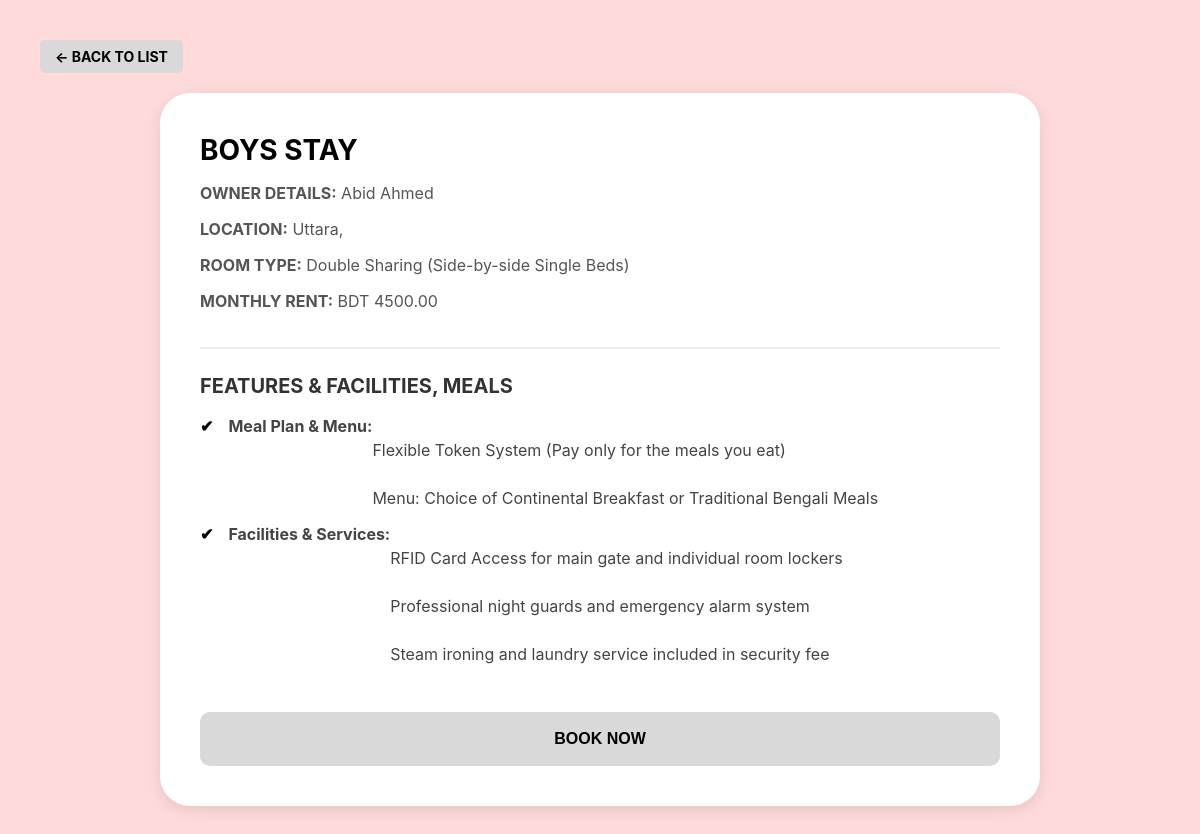
/property-details/9/, run on the app's committed database.
### core/models.py (models this page shows, shortened)
class Hostel(models.Model):
    GENDER_CHOICES = [('G', 'Girls'), ('B', 'Boys')]
    title = models.CharField(max_length=200, blank=True)
    location = models.CharField(max_length=255, blank=True)
    price_per_month = models.DecimalField(max_digits=10, decimal_places=2, default=0)
    gender = models.CharField(max_length=1, choices=GENDER_CHOICES, blank=True)
    room_details = models.CharField(max_length=255, blank=True, null=True, help_text="e.g. 3-Bed Sharing (Spacious Room)")
    meal_plan = models.TextField(blank=True, null=True, help_text="Describe the meal system and menu")
    facilities_list = models.TextField(blank=True, null=True, help_text="Enter other facilities (one per line)")
    owner = models.ForeignKey(Owner, on_delete=models.CASCADE, null=True, blank=True)
    image = models.ImageField(upload_to='hostels/', null=True, blank=True)

class Owner(models.Model):
    name = models.CharField(max_length=100, blank=True)
    phone = models.CharField(max_length=15, blank=True)
    email = models.EmailField(blank=True)
    password = models.CharField(max_length=128, blank=True, null=True)

### core/views.py (the view)
# urls.py: path('property-details/<int:property_id>/', views.property_details, name='property_details'),
def property_details(request, property_id):
    hostel = get_object_or_404(Hostel, id=property_id)
    return render(request, 'property_details.html', {'hostel': hostel})

### core/templates/property_details.html (shortened to what this page needs)
{% load static %}
<html lang="en">
<head>
</head>
<body>
    <a href="javascript:history.back()" class="back-btn">← BACK TO LIST</a>
    <div class="details-frame">
        <div class="header-section">
            <h1 class="property-title">{{ hostel.title|upper }}</h1>
            <div class="owner-info">
                <p><strong>OWNER DETAILS:</strong> {{ hostel.owner.name|default:"Management" }}</p>
                <p><strong>LOCATION:</strong> {{ hostel.location }}</p>
                <p><strong>ROOM TYPE:</strong> {{ hostel.room_details }}</p>
                <p><strong>MONTHLY RENT:</strong> BDT {{ hostel.price_per_month }}</p>
            </div>
        </div>
        <div class="content-section">
            <h3 class="section-title">FEATURES & FACILITIES, MEALS</h3>
            <ul class="feature-list">
                {% if hostel.meal_plan %}
                    <li class="feature-item">
                        <strong>Meal Plan & Menu:</strong><br>
                        {{ hostel.meal_plan|linebreaksbr }}
                    </li>
                {% endif %}
                {% if hostel.facilities_list %}
                    <li class="feature-item">
                        <strong>Facilities & Services:</strong><br>
                        {{ hostel.facilities_list|linebreaksbr }}
                    </li>
                {% endif %}
            </ul>
        </div>
        <a href="{% url 'payment_process' %}" style="text-decoration: none;">
            <button class="book-now-btn">BOOK NOW</button>
        </a>
    </div>
</body>
</html>

### core/templates/property_details.html (style rules this page uses)
body { background-color: #FFDADA; font-family: 'Inter', sans-serif; margin: 0; padding: 40px; }
.back-btn { background-color: #D9D9D9; padding: 8px 15px; text-decoration: none; color: black; font-weight: bold; font-size: 14px; border-radius: 5px; display: inline-block; margin-bottom: 20px; }
.details-frame { background-color: white; border-radius: 30px; padding: 40px; box-shadow: 0px 4px 15px rgba(0,0,0,0.1); max-width: 800px; margin: 0 auto; }
.header-section { border-bottom: 2px solid #EEEEEE; padding-bottom: 20px; margin-bottom: 25px; }
.property-title { font-size: 28px; font-weight: bold; text-transform: uppercase; margin: 0; color: #000; }
.owner-info { font-size: 16px; color: #555; margin-top: 10px; }
.section-title { font-size: 20px; font-weight: bold; text-transform: uppercase; margin-bottom: 15px; color: #333; }
.feature-list { list-style: none; padding: 0; }
.feature-item { display: flex; align-items: flex-start; font-size: 16px; margin-bottom: 12px; color: #444; line-height: 1.5; }
.feature-item::before { content: "✔"; margin-right: 15px; color: #000; font-weight: bold; }
.book-now-btn { background-color: #D9D9D9; border: none; padding: 18px; width: 100%; border-radius: 10px; font-weight: bold; font-size: 16px; text-transform: uppercase; cursor: pointer; margin-top: 30px; transition: 0.3s; }

### data on the page
Hostel: title "BOYS STAY", owner.name "Abid Ahmed", location "Uttara,", room_details "Double Sharing (Side-by-side Single Beds)", price_per_month "4500.00", meal_plan "Flexible Token System (Pay only for the meals you eat) Menu: Choice of Continental Breakfast or Traditional Bengali Meals", facilities_list "RFID Card Access for main gate and individual room lockers Professional night guards and emergency alarm system Steam ironing and laundry service included in security fee"
